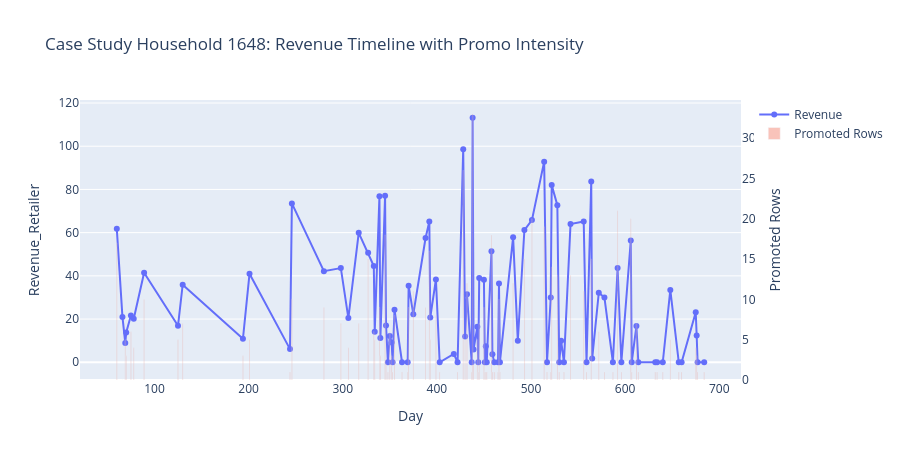
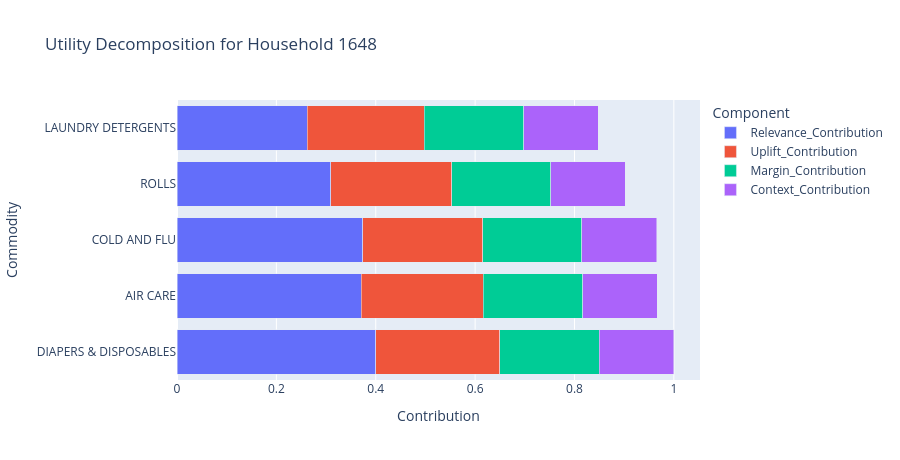

Source (notebook cell) for these figures, in order:
### Code cell
timeline = case.history_timeline.copy()

fig_timeline = go.Figure()
fig_timeline.add_trace(
    go.Scatter(
        x=timeline['DAY'],
        y=timeline['revenue'],
        mode='lines+markers',
        name='Revenue',
        line=dict(width=2),
    )
)
fig_timeline.add_trace(
    go.Bar(
        x=timeline['DAY'],
        y=timeline['promoted_rows'],
        name='Promoted Rows',
        opacity=0.35,
        yaxis='y2',
    )
)
fig_timeline.update_layout(
    title=f'Case Study Household {case.household_key}: Revenue Timeline with Promo Intensity',
    xaxis_title='Day',
    yaxis_title='Revenue_Retailer',
    yaxis2=dict(title='Promoted Rows', overlaying='y', side='right', showgrid=False),
    height=460,
    barmode='overlay',
)
fig_timeline.show()

decomp_long = case.component_decomposition.melt(
    id_vars=['COMMODITY_DESC', 'Utility'],
    value_vars=[
        'Relevance_Contribution',
        'Uplift_Contribution',
        'Margin_Contribution',
        'Context_Contribution',
    ],
    var_name='Component',
    value_name='Contribution',
)
fig_decomp = px.bar(
    decomp_long,
    x='Contribution',
    y='COMMODITY_DESC',
    color='Component',
    orientation='h',
    barmode='stack',
    title=f'Utility Decomposition for Household {case.household_key}',
)
fig_decomp.update_layout(height=460, yaxis_title='Commodity')
fig_decomp.show()

### Figure 1 — Plotly figure (JSON) as saved in the notebook; plotly's stock layout.template omitted (floating-point values rounded to 4 significant figures)
{"data": [{"line": {"width": 2}, "mode": "lines+markers", "name": "Revenue", "type": "scatter", "x": [60, 66, 69, 70, 75, 78, 89, 125, 130, 194, 201, 244, 246, 280, 298, 306, 317, 327, 333, 334, 339, 340, 345, 346, 348, 350, 352, 353, 355, 363, 369, 370, 375, 388, 392, 393, 399, 403, 418, 422, 428, 430, 432, 437, 438, 439, 443, 444, 445, 450, 451, 452, 453, 458, 459, 461, 465, 466, 467, 481, 486, 493, 501, 514, 517, 521, 522, 528, 530, 532, 535, 542, 556, 559, 564, 565, 572, 578, 587, 592, 596, 606, 607, 612, 614, 632, 634, 640, 648, 657, 660, 675, 676, 677, 684], "y": [61.77, 20.99, 8.93, 13.75, 21.61, 20.12, 41.44, 16.88, 35.88, 10.89, 40.99, 6.09, 73.54, 42.14, 43.59, 20.47, 59.92, 50.71, 44.53, 14.07, 76.83, 11.26, 77.08, 17.06, 0.002259, 12.11, 9.11, 0.002209, 24.31, 0.002459, 0.002379, 35.46, 22.27, 57.49, 65.17, 20.67, 38.34, 0.002729, 3.84, 0.002649, 98.65, 11.88, 31.5, 0.002609, 113.2, 5.93, 16.44, 0.002629, 39.05, 38.21, 0.002689, 7.4, 0.002599, 51.4, 3.693, 0.00255, 0.00281, 36.46, 0.002749, 57.9, 10.0, 61.2, 65.8, 92.87, 0.002419, 30.0, 82.0, 72.71, 0.002179, 10.0, 0.002099, 63.95, 65.16, 0.001919, 83.65, 1.69, 32.14, 30.0, 0.002099, 43.63, 0.002199, 56.32, 0.002159, 16.78, 0.002039, 0.002299, 0.002179, 0.002179, 33.49, 0.002169, 0.002089, 23.13, 12.41, 0.001999, 0.002189]}, {"name": "Promoted Rows", "opacity": 0.35, "type": "bar", "x": [60, 66, 69, 70, 75, 78, 89, 125, 130, 194, 201, 244, 246, 280, 298, 306, 317, 327, 333, 334, 339, 340, 345, 346, 348, 350, 352, 353, 355, 363, 369, 370, 375, 388, 392, 393, 399, 403, 418, 422, 428, 430, 432, 437, 438, 439, 443, 444, 445, 450, 451, 452, 453, 458, 459, 461, 465, 466, 467, 481, 486, 493, 501, 514, 517, 521, 522, 528, 530, 532, 535, 542, 556, 559, 564, 565, 572, 578, 587, 592, 596, 606, 607, 612, 614, 632, 634, 640, 648, 657, 660, 675, 676, 677, 684], "y": [17, 0, 5, 3, 6, 4, 10, 5, 7, 3, 5, 1, 10, 9, 7, 4, 7, 15, 6, 5, 9, 3, 18, 2, 1, 6, 3, 1, 8, 1, 1, 9, 11, 9, 16, 5, 8, 1, 0, 1, 26, 5, 12, 1, 33, 2, 5, 1, 7, 9, 1, 1, 1, 18, 1, 1, 1, 10, 1, 12, 0, 15, 20, 19, 1, 1, 14, 13, 1, 0, 1, 13, 11, 1, 15, 0, 6, 1, 1, 21, 1, 20, 1, 7, 1, 1, 1, 1, 5, 1, 1, 4, 3, 1, 1], "yaxis": "y2"}], "layout": {"barmode": "overlay", "height": 460, "title": {"text": "Case Study Household 1648: Revenue Timeline with Promo Intensity"}, "xaxis": {"title": {"text": "Day"}}, "yaxis": {"title": {"text": "Revenue_Retailer"}}, "yaxis2": {"overlaying": "y", "showgrid": false, "side": "right", "title": {"text": "Promoted Rows"}}}}

### Figure 2 — Plotly figure (JSON) as saved in the notebook; plotly's stock layout.template omitted (floating-point values rounded to 4 significant figures)
{"data": [{"hovertemplate": "Component=Relevance_Contribution<br>Contribution=%{x}<br>COMMODITY_DESC=%{y}<extra></extra>", "legendgroup": "Relevance_Contribution", "marker": {"color": "#636efa", "pattern": {"shape": ""}}, "name": "Relevance_Contribution", "orientation": "h", "showlegend": true, "textposition": "auto", "type": "bar", "x": [0.4, 0.3705, 0.3737, 0.3089, 0.2625], "xaxis": "x", "y": ["DIAPERS & DISPOSABLES", "AIR CARE", "COLD AND FLU", "ROLLS", "LAUNDRY DETERGENTS"], "yaxis": "y"}, {"hovertemplate": "Component=Uplift_Contribution<br>Contribution=%{x}<br>COMMODITY_DESC=%{y}<extra></extra>", "legendgroup": "Uplift_Contribution", "marker": {"color": "#EF553B", "pattern": {"shape": ""}}, "name": "Uplift_Contribution", "orientation": "h", "showlegend": true, "textposition": "auto", "type": "bar", "x": [0.25, 0.2457, 0.2414, 0.2435, 0.2349], "xaxis": "x", "y": ["DIAPERS & DISPOSABLES", "AIR CARE", "COLD AND FLU", "ROLLS", "LAUNDRY DETERGENTS"], "yaxis": "y"}, {"hovertemplate": "Component=Margin_Contribution<br>Contribution=%{x}<br>COMMODITY_DESC=%{y}<extra></extra>", "legendgroup": "Margin_Contribution", "marker": {"color": "#00cc96", "pattern": {"shape": ""}}, "name": "Margin_Contribution", "orientation": "h", "showlegend": true, "textposition": "auto", "type": "bar", "x": [0.2, 0.2, 0.2, 0.2, 0.2], "xaxis": "x", "y": ["DIAPERS & DISPOSABLES", "AIR CARE", "COLD AND FLU", "ROLLS", "LAUNDRY DETERGENTS"], "yaxis": "y"}, {"hovertemplate": "Component=Context_Contribution<br>Contribution=%{x}<br>COMMODITY_DESC=%{y}<extra></extra>", "legendgroup": "Context_Contribution", "marker": {"color": "#ab63fa", "pattern": {"shape": ""}}, "name": "Context_Contribution", "orientation": "h", "showlegend": true, "textposition": "auto", "type": "bar", "x": [0.15, 0.15, 0.15, 0.15, 0.15], "xaxis": "x", "y": ["DIAPERS & DISPOSABLES", "AIR CARE", "COLD AND FLU", "ROLLS", "LAUNDRY DETERGENTS"], "yaxis": "y"}], "layout": {"barmode": "stack", "height": 460, "legend": {"title": {"text": "Component"}, "tracegroupgap": 0}, "title": {"text": "Utility Decomposition for Household 1648"}, "xaxis": {"anchor": "y", "domain": [0, 1], "title": {"text": "Contribution"}}, "yaxis": {"anchor": "x", "domain": [0, 1], "title": {"text": "Commodity"}}}}
